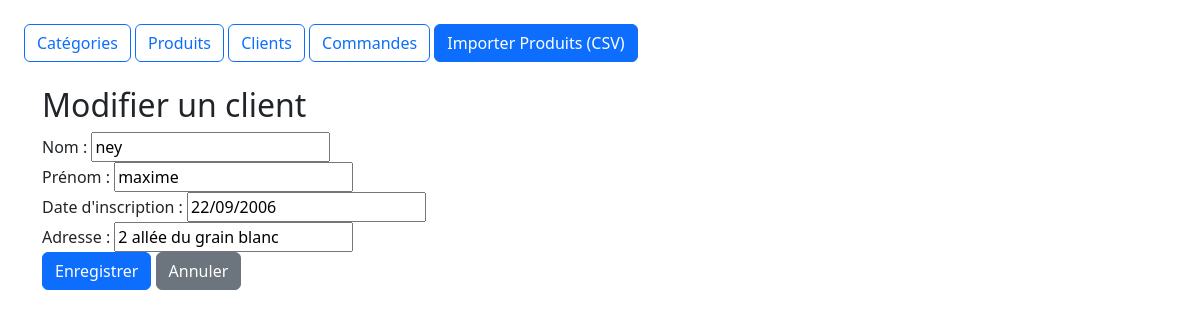
Page /driveapp/client/3/modifier/ on the committed database.
### driveapp/models.py (models this page shows, shortened)
class Client(models.Model):
    id_clients = models.AutoField(primary_key=True)
    nom = models.CharField(max_length=255)
    prenom = models.CharField(max_length=255)
    date_inscription = models.DateField()
    adresse = models.CharField(max_length=255)

### driveapp/views.py (the view)
# urls.py: path('client/<int:pk>/modifier/', views.modifier_client, name='modifier_client'),
def modifier_client(request, pk):
    client = get_object_or_404(Client, pk=pk)
    if request.method == 'POST':
        form = ClientForm(request.POST, instance=client)
        if form.is_valid():
            form.save()
            return redirect('detail_client', pk=pk)
    else:
        form = ClientForm(instance=client)
    return render(request, 'driveapp/client/formulaire.html', {'form': form})

### driveapp/forms.py
class ClientForm(ModelForm):
    class Meta:
        model = models.Client
        fields = ['id_clients', 'nom', 'prenom', 'date_inscription', 'adresse']
        labels = {
            'id_clients': _('ID Client'),
            'nom': _('Nom'),
            'prenom': _('Prénom'),
            'date_inscription': _('Date d\'inscription'),
            'adresse': _('Adresse'),
        }

### driveapp/templates/driveapp/client/formulaire.html (shortened to what this page needs)
{% extends 'driveapp/base.html' %}
{% block content %}
<h2>{% if form.instance.pk %}Modifier{% else %}Ajouter{% endif %} un client</h2>
<form method="post">
    <div class="form-group">
        {{ form.nom.label_tag }}
        {{ form.nom }}
    </div>
    <div class="form-group">
        {{ form.prenom.label_tag }}
        {{ form.prenom }}
    </div>
    <div class="form-group">
        {{ form.date_inscription.label_tag }}
        {{ form.date_inscription }}
    </div>
    <div class="form-group">
        {{ form.adresse.label_tag }}
        {{ form.adresse }}
    </div>
    <button type="submit" class="btn btn-primary">Enregistrer</button>
    <a href="{% url 'liste_clients' %}" class="btn btn-secondary">Annuler</a>
</form>
{% endblock %}

### rows in the picture
Client: nom "ney", prenom "maxime", date_inscription "22/09/2006", adresse "2 allée du grain blanc"
